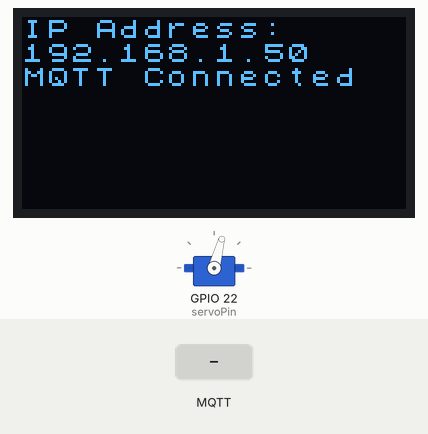
Simulated run of this sketch. Board: ESP32. Shown: servo, 128×64 one-colour display. Inputs (shaded band) come from the test bench. WiFi joins after 1.5 s; servers stay silent unless stated; no MQTT or app messages arrive unless stated; what the sketch prints to the serial monitor is not drawn.

Above: at 2.8 s.
2.9 s: MQTT message "1" arrives on the first subscribed topic
At 3.36 s:
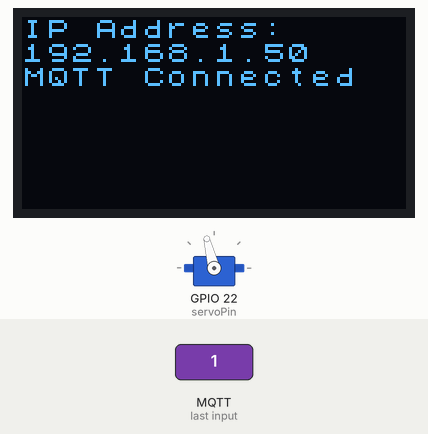
5.6 s: MQTT message "0" arrives on the first subscribed topic
At 6.05 s:
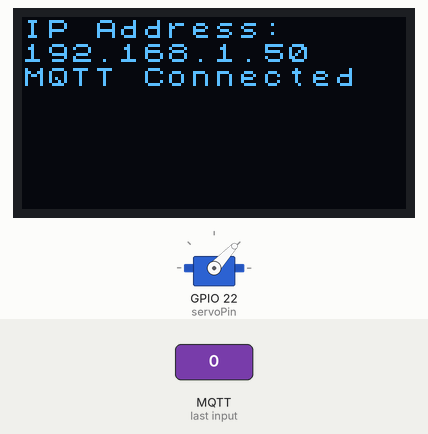
Timing chart, 0 to 8.6 s (numbered marks = the images above; inputs shaded):
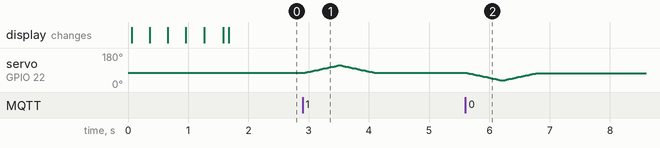

Measured:
- after the input at 2.9 s, servo on GPIO 22 (servoPin): rises from 75° to 114° in 0.57 s, then falls to 76° in 0.60 s

The sketch:

Light_Flipper_Heltec_Lora_32.ino
```cpp
// Light switch flipper using a servo connected to a Heltec Wifi Lora 32 that utilizes an ESP32 chip.

//Imported headers
#include <WiFi.h>
#include <WiFiUdp.h>
#include <U8x8lib.h>
#include <PubSubClient.h>
#include <ESP32Servo.h>

// Initialize the Servo
Servo servo;
int minUs = 500;                   // Minimum Pulse for TowerPro SG90 micro servos
int maxUs = 2400;                  // Maximum Pulse for TowerPro SG90 micro servos
//int minUs = 740;                     // Minimum Pulse for TowerPro MG92B micro servos
//int maxUs = 2308;                    // Maximum Pulse for TowerPro MG92B micro servos
int servoPin = 22;                   // Pin that connects to the PWM cable on servo
int offset = 15;                    // Offset for servo to account for small variations in 3d printing and mounting
int initialPos = 60 + offset;        // Base position in degrees
int offPos = 20 + offset;            // Off position in degrees
int onPos = 100 + offset;            // On position in degrees
int movementSpeed = 1;               // Speed at which the servo moves at
int servoDelay = 15;                 // Delay to wait to give servo enough time to move to its new location

// OLED specific variables
U8X8_SSD1306_128X64_NONAME_SW_I2C u8x8(/* clock=*/ 15, /* data=*/ 4, /* reset=*/ 16);

// Network Settings
const char* ssid     = "";
const char* password = "";

// MQTT Setup
const char* mqtt_server = "192.168.1.200";              // IP address of the MQTT broker
const char* boardName = "Lora";                         // Name of the board being used
const char* outTopic = "lightSwitchOut";                // Topic for the board to reply to when the task is complete
const char* inTopic = "/livingRoom/lightSwitchIn";      // Topic for the board to subscribe too in order to recieve commands

WiFiClient espClient;
PubSubClient client(espClient);

void setup(){
  Serial.begin(9600);

  servo.attach(servoPin, minUs, maxUs); // Attach the Servo to a pin
  servo.write(initialPos);              // Set the servo to its initial position

  // OLED screen initialization
  u8x8.begin();
  u8x8.setFont(u8x8_font_chroma48medium8_r);

  // WIFI connect
  delay(10);
  wifi_connect();

  // MQTT setup
  client.setServer(mqtt_server, 1883);
  client.setCallback(callback);
}

// Turn the lights on
void turnLightOn(){
  int pos;
  Serial.print("Turning Lights On");

  // Move servo to on postion
  for (pos = initialPos; pos < onPos; pos += movementSpeed) {
    servo.write(pos);
    delay(servoDelay);
  }

  // Move servo back to initial position
  for(pos = onPos; pos > initialPos; pos -= movementSpeed) {
    servo.write(pos);
    delay(servoDelay);
  }
  Serial.println();
}

// Turn the lights off
void turnLightOff(){
  int pos;
  Serial.print("Turning Lights Off");

  // Move servo to off position
  for(pos = initialPos; pos > offPos; pos -= movementSpeed) {
    servo.write(pos);
    delay(servoDelay);
  }

  // Move servo back to initial position
  for(pos = offPos; pos < initialPos; pos += movementSpeed) {
    servo.write(pos);
    delay(servoDelay);
  }
  Serial.println();
}

// Publish a message to the MQTT server
void pub(char *msg){
  Serial.print("Publish message: ");
  Serial.println(msg);
  client.publish(outTopic, msg);
}

// Listen for incoming MQTT messages
void callback(char* topic, byte* payload, unsigned int len) {
  Serial.print("Message arrived [");
  Serial.print(topic);
  Serial.print("] ");
  for (int i = 0; i < len; i++) {
    Serial.print((char)payload[i]);
  }
  Serial.println();

  // Recieve the first character in the MQTT message which should be an integer
  int value = payload[0]-48;
  char *msg;

  if( len > 1 || value >= 2) {
    // If the MQTT message is longer than 1 character or is an integer larger than 1 return error in MQTT
    msg = "Invalid Option";
  } else {
    if(value == 1){
      turnLightOn();
      msg = "Turned light on";
    } else {
      turnLightOff();
      msg = "Turned light off";
    }
  }

  pub(msg);
}

// Connect to MQTT Server
void reconnect() {
  // Loop until we're reconnected
  while (!client.connected()) {
    Serial.print("Attempting MQTT connection...");
    // Attempt connection
    if (client.connect(boardName)) {
      Serial.println("connected");
      // Once connected, publish an announcement...
      client.publish(outTopic, "Connected");
      u8x8.print("\nMQTT Connected");
      // Resubscribe to inTopic
      client.subscribe(inTopic);
    } else {
      Serial.print("failed, rc=");
      Serial.print(client.state());
      Serial.println(" try again in 5 seconds");
      // Wait 5 seconds before retrying
      delay(5000);
    }
  }
}

void loop() {
  if (!client.connected()) {
    reconnect();
  }
  client.loop();
}

// Connect to Wifi
void wifi_connect(){
  // SSID notification.
  Serial.print("Connecting to ");
  u8x8.print("Connecting to \n");
  Serial.println(ssid);
  u8x8.print(ssid);

  // Delete old config
  WiFi.disconnect(true);

  // Register event handler
  WiFi.onEvent(WiFiEvent);

  // Attempt WIFI connection
  WiFi.begin(ssid, password);
  while (WiFi.status() != WL_CONNECTED) {
    Serial.print(".");
    u8x8.print(".");
    delay(300);
  }
}

// Check Wifi connection state
void WiFiEvent(WiFiEvent_t event){
  switch(event) {
    case SYSTEM_EVENT_STA_GOT_IP:
      Serial.print("WiFi connected! IP address: ");
      Serial.println(WiFi.localIP());
      u8x8.clear();
      u8x8.print("IP Address:\n");
      u8x8.print(WiFi.localIP());

      break;

    case SYSTEM_EVENT_STA_DISCONNECTED:
      Serial.println("WiFi lost connection");

      u8x8.print("\n");
      u8x8.print("WiFi lost connection");

      break;
  }
}
```
